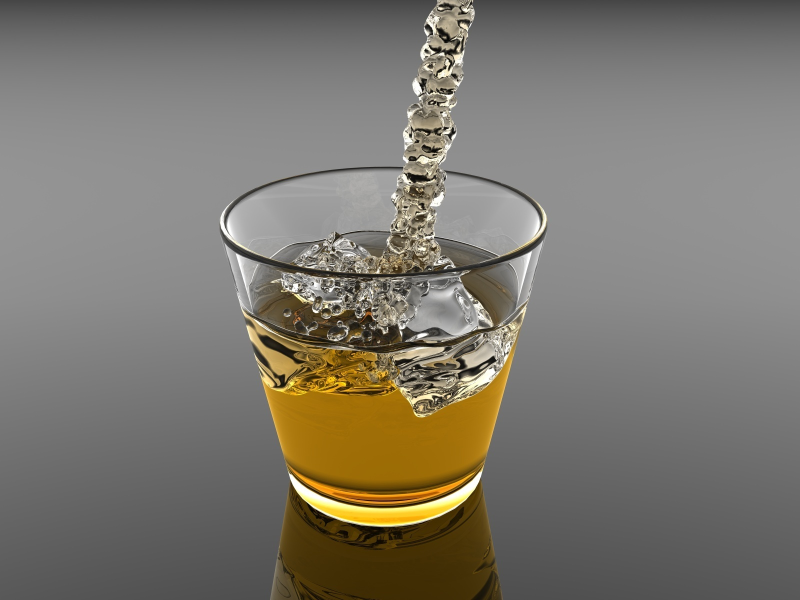
#> input picture data/cupwater.jpg, 1600 x 1200 px (shown at 1/2 size)
$ python ch2-1.py
#> lines starting #> are read from the running program, lines starting #| are printed output that depends on the picture
import cv2
import numpy as np

img=cv2.imread('../data/cupwater.jpg')
#> img is the input picture: shape (1200, 1600, 3); mean B, G, R 110.3, 119.4, 123.6
img=cv2.resize(img,None,fx=0.5,fy=0.5,interpolation=cv2.INTER_AREA)
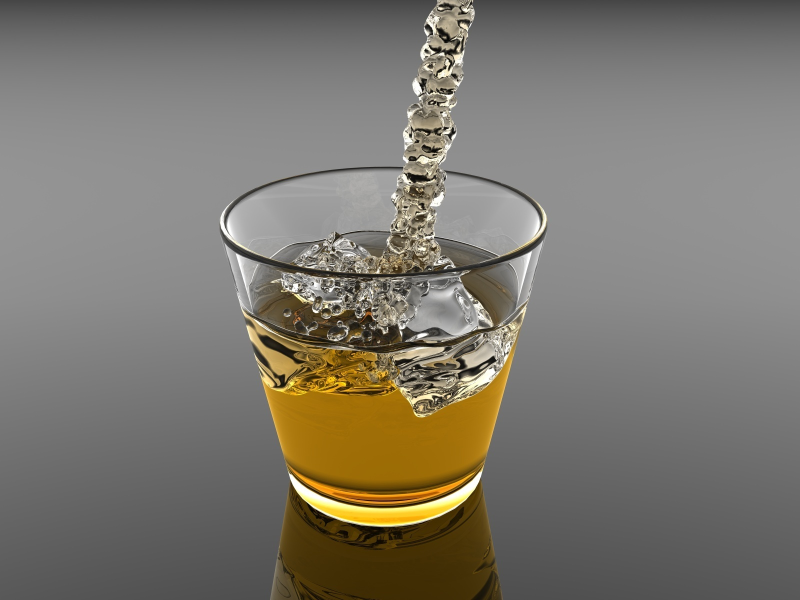
#> img: shape (600, 800, 3); mean B, G, R 110.4, 119.5, 123.7
h,w=img.shape[:2]
#> h = 600; w = 800

#h as x, w as y

kernel_identity=np.array([[0,0,0],[0,1,0],[0,0,0]])
kernel_3x3=np.ones((3,3),np.float32)/9.0
kernel_5x5=np.ones((5,5),np.float32)/25.0

cv2.imshow("Original",img)

output1=cv2.filter2D(img,-1,kernel_identity)
cv2.imshow("Identity filter",output1)

output2=cv2.filter2D(img,-1,kernel_3x3)
cv2.imshow("3x3 filter",output2)

output3=cv2.filter2D(img,-1,kernel_5x5)
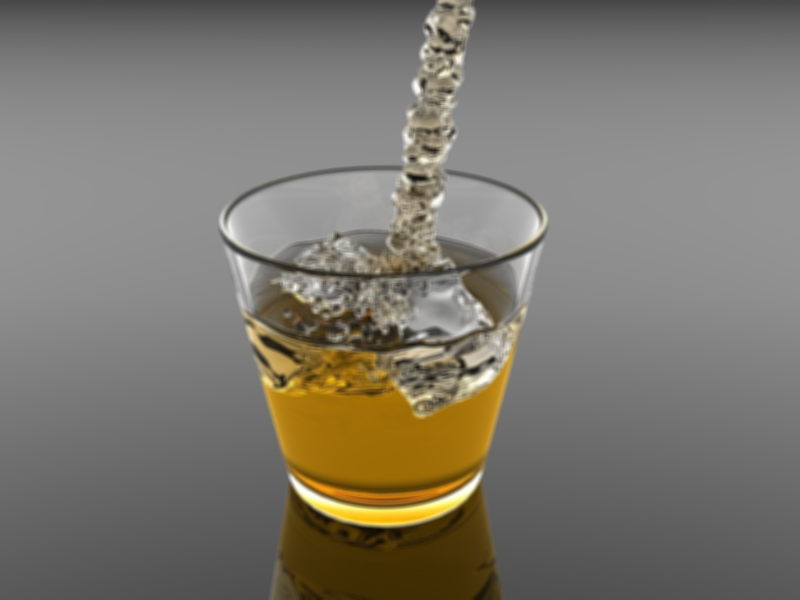
#> output3: shape (600, 800, 3); mean B, G, R 110.4, 119.5, 123.7
cv2.imshow("5x5 filter",output3)

kernel_custom=np.float32([[1,2,4,2,1],
                          [2,4,8,4,2],
                          [4,8,16,8,4],
                          [2,4,8,4,2],
                          [1,2,4,2,1]])
kernel_custom=kernel_custom/np.sum(kernel_custom)

output4=cv2.filter2D(img,-4,kernel_custom)
cv2.imshow("Custom filter",output4)

cv2.waitKey()
